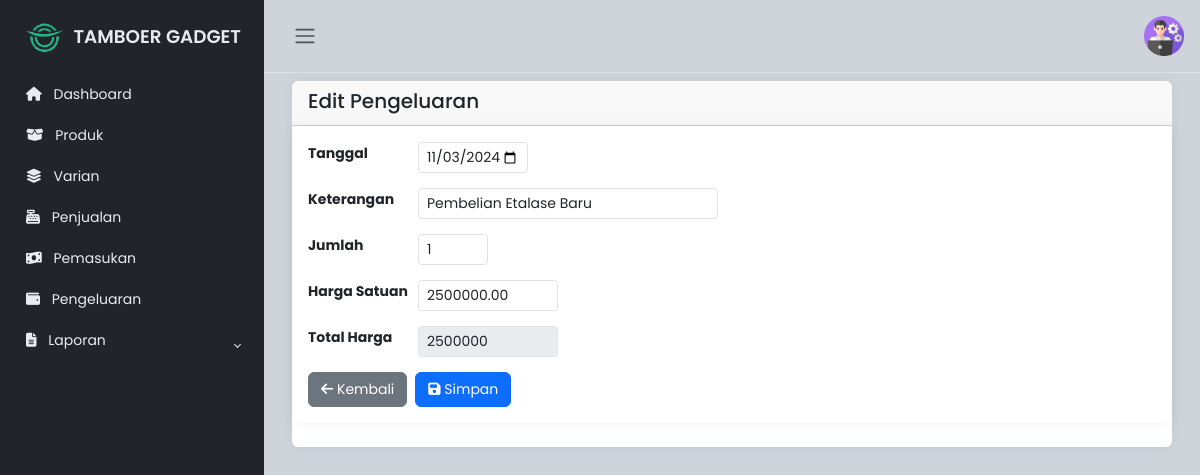
The page /admin/edit_pengeluaran.php?id=8 on the database its author committed.
### tables this page shows
CREATE TABLE `pengeluaran` (
  `id_pengeluaran` int(11) NOT NULL,
  `tanggal` date NOT NULL,
  `keterangan` text DEFAULT NULL,
  `jumlah` int(11) NOT NULL,
  `harga_satuan` decimal(15,2) NOT NULL,
  `total_harga` decimal(15,2) GENERATED ALWAYS AS (`jumlah` * `harga_satuan`) STORED
);

### admin/edit_pengeluaran.php (the view, shortened to what this page needs)
<!DOCTYPE html>
<html lang="en">
<head>
    <link rel="stylesheet" href="https://cdn.jsdelivr.net/npm/bootstrap@5.3.0-alpha2/dist/css/bootstrap.min.css">
    <link rel="stylesheet" href="https://cdnjs.cloudflare.com/ajax/libs/font-awesome/6.1.1/css/all.min.css">
    <link rel="stylesheet" href="../css/style.css">
</head>
<body>
    <div class="wrapper">
        <?php include 'sidebar.php'; ?>
        <div class="main">
            <?php include 'navbar.php'; ?>
            <main class="content px-3 py-2">
                <div class="container-fluid">
                    <div class="card border-0">
                        <div class="card-header d-flex justify-content-between align-items-center">
                            <h5 class="card-title mb-1">Edit Pengeluaran</h5>
                        </div>
                        <div class="card border-0">
                            <div class="card-body">
                                <?php
                                include 'koneksi.php';
                                $id = $_GET['id'];
                                $sql = "SELECT * FROM pengeluaran WHERE id_pengeluaran = ?";
                                $stmt = $conn->prepare($sql);
                                $stmt->bind_param("i", $id);
                                $stmt->execute();
                                $result = $stmt->get_result();
                                if ($result->num_rows > 0) {
                                    $row = $result->fetch_assoc();
                                } else {
                                    die("Data tidak ditemukan.");
                                }
                                ?>
                                <form action="proses_edit_pengeluaran.php" method="POST">
                                    <div class="form-group">
                                        <label for="tanggal" class="form-label">Tanggal</label>
                                        <input type="date" class="form-control form-control-sm form-control-date"
                                            id="tanggal" name="tanggal"
                                            value="<?php echo htmlspecialchars($row['tanggal']); ?>" required
                                            style="max-width: 110px;">
                                    </div>
                                    <div class="form-group">
                                        <label for="keterangan" class="form-label">Keterangan</label>
                                        <input type="text" class="form-control form-control-sm" id="keterangan"
                                            name="keterangan"
                                            value="<?php echo htmlspecialchars($row['keterangan']); ?>" required>
                                    </div>
                                    <div class="form-group">
                                        <label for="jumlah" class="form-label">Jumlah</label>
                                        <input type="number" class="form-control form-control-sm" id="jumlah"
                                            name="jumlah" value="<?php echo htmlspecialchars($row['jumlah']); ?>"
                                            required style="max-width: 70px;">
                                    </div>
                                    <div class="form-group">
                                        <label for="harga_satuan" class="form-label">Harga Satuan</label>
                                        <input type="number" class="form-control form-control-sm" id="harga_satuan"
                                            name="harga_satuan"
                                            value="<?php echo htmlspecialchars($row['harga_satuan']); ?>" required
                                            style="max-width: 140px;">
                                    </div>
                                    <div class="form-group">
                                        <label for="total_harga" class="form-label">Total Harga</label>
                                        <input type="number" class="form-control form-control-sm" id="total_harga"
                                            name="total_harga"
                                            value="<?php echo htmlspecialchars($row['total_harga']); ?>" readonly
                                            style="max-width: 140px; background-color: #e9ecef; cursor: not-allowed;">
                                    </div>
                                    <div class="d-flex justify-content-start">
                                        <a href="pengeluaran.php" class="btn btn-secondary me-2"
                                            style="font-size: 14px;">
                                            <i class="fas fa-arrow-left"></i> Kembali
                                        </a>
                                        <button type="submit" class="btn btn-primary" style="font-size: 14px;">
                                            <i class="fas fa-save"></i> Simpan
                                        </button>
                                    </div>
                                </form>
                            </div>
                        </div>
                    </div>
            </main>
        </div>
    </div>
</body>
</html>

### css/style.css (style rules this page uses)
body { font-family: "Poppins", sans-serif; font-size: 0.875rem; opacity: 1; overflow-y: scroll; margin: 0; }
a { cursor: pointer; text-decoration: none; font-family: "Poppins", sans-serif; }
.wrapper { align-items: stretch; display: flex; width: 100%; }
.main { display: flex; flex-direction: column; min-height: 100vh; min-width: 0; overflow: hidden; transition: all 0.35s ease-in-out; width: 100%; background: var(--bs-dark-bg-subtle); }
.content { flex: 1; max-width: 100vw; width: 100vw; }
@media (min-width: 768px) { .content { max-width: auto; width: auto; } }
.card { box-shadow: 0 0 0.875rem 0 rgba(34, 46, 60, 0.05); margin-bottom: 24px; }

### admin/edit_pengeluaran.php (style rules this page uses)
.form-group { display: flex; align-items: center; margin-bottom: 15px; }
.form-label { min-width: 110px; font-weight: bold; }
.form-control-sm { max-width: 300px; }

### rows shown on the page
pengeluaran: tanggal "11/03/2024", keterangan "Pembelian Etalase Baru", jumlah "1", harga_satuan "2500000.00", total_harga "2500000"
